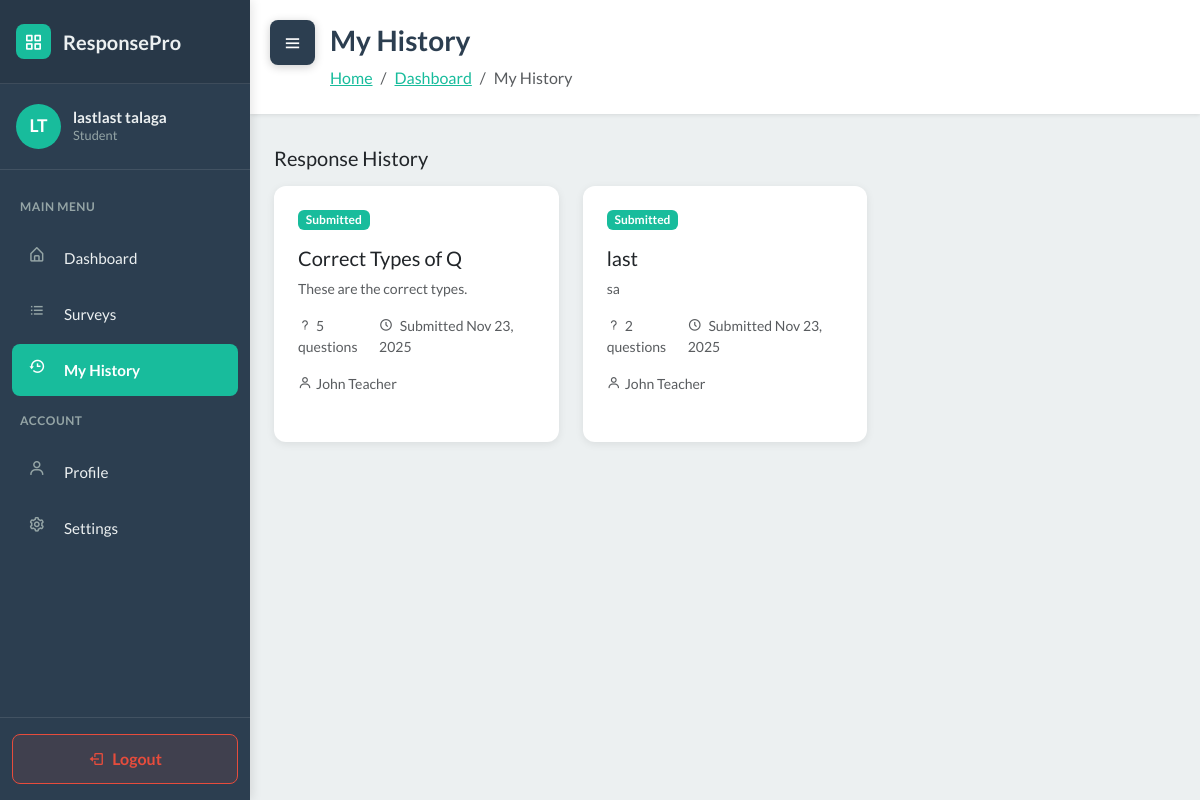
Page /student/surveys/history/ (signed in) on the earlier database version.
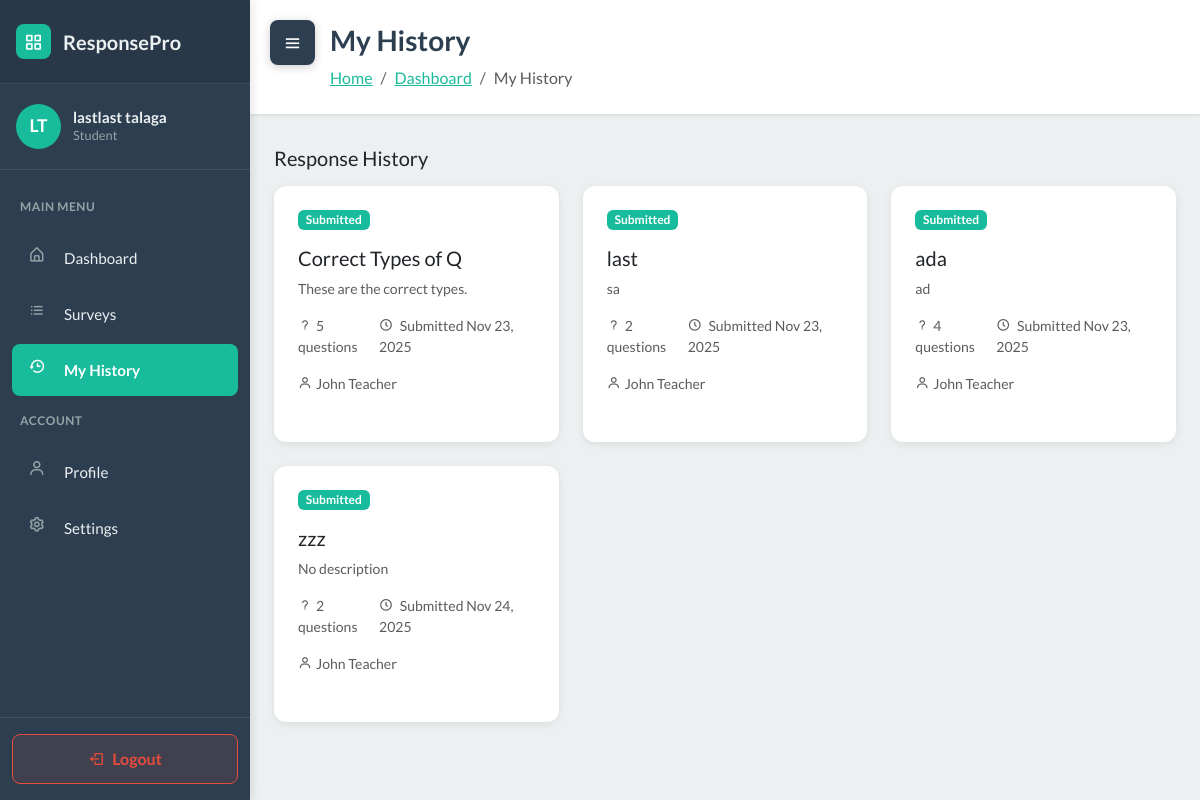
Same page on the later database version.
### WebSurvey/models.py (models this page shows, shortened)
class StudentResponse(models.Model):
    survey = models.ForeignKey(Survey, on_delete=models.CASCADE, related_name='responses')
    student = models.ForeignKey(User, on_delete=models.CASCADE, related_name='survey_responses')
    started_at = models.DateTimeField(auto_now_add=True)
    submitted_at = models.DateTimeField(null=True, blank=True)
    score = models.FloatField(null=True, blank=True)
    is_submitted = models.BooleanField(default=False)
    class Meta:
        unique_together = ['survey', 'student']

class Survey(models.Model):
    STATUS_CHOICES = [
        ('draft', 'Draft'),
        ('published', 'Published'),
        ('closed', 'Closed'),
    ]
    title = models.CharField(max_length=255)
    description = models.TextField(blank=True)
    teacher = models.ForeignKey(User, on_delete=models.CASCADE, related_name='surveys')
    sections = models.ManyToManyField(Section, blank=True, related_name='surveys')
    status = models.CharField(max_length=20, choices=STATUS_CHOICES, default='draft')
    total_points = models.IntegerField(default=0)
    time_limit = models.IntegerField(null=True, blank=True, help_text="Time limit in minutes")
    due_date = models.DateTimeField(null=True, blank=True)
    created_at = models.DateTimeField(auto_now_add=True)
    updated_at = models.DateTimeField(auto_now=True)
    class Meta:
        ordering = ['-created_at']

class User(AbstractUser):
    ROLE_CHOICES = [
        ('student', 'Student'),
        ('teacher', 'Teacher'),
    ]
    role = models.CharField('role', max_length=20, choices=ROLE_CHOICES, default='student')
    section = models.ForeignKey(Section, null=True, blank=True, on_delete=models.SET_NULL, related_name='students')

### WebSurvey/views.py (the view)
# urls.py: path('student/surveys/history/', views.student_history, name='student_history'),
@login_required
def student_history(request):
    if request.user.role != 'student':
        messages.error(request, 'Only students can access this page.')
        return redirect('dashboard')
    context = {'user': request.user}
    context.update(_get_student_survey_data(request.user))
    return render(request, 'student_history.html', context)

### WebSurvey/services.py (called while the page is built)
def auto_close_due_surveys():
    now = timezone.now()
    overdue_ids = []
    for survey in Survey.objects.filter(status='published', due_date__isnull=False):
        due = survey.due_date
        if due is None:
            continue
        if timezone.is_naive(due):
            due = timezone.make_aware(due, timezone.get_current_timezone())
        if due <= now:
            overdue_ids.append(survey.id)
    if overdue_ids:
        Survey.objects.filter(id__in=overdue_ids).update(status='closed')
    return now

### WebSurvey/templates/student_history.html (shortened to what the changed rows need)
<!DOCTYPE html>
{% load static %}
<html data-bs-theme="light" lang="en">
<head>
    <link rel="stylesheet" href="https://cdn.jsdelivr.net/npm/bootswatch@5.3.6/dist/flatly/bootstrap.min.css">
    <link rel="stylesheet" href="https://cdn.jsdelivr.net/npm/boxicons@latest/css/boxicons.min.css">
    <link rel="stylesheet" href="https://cdnjs.cloudflare.com/ajax/libs/font-awesome/4.7.0/css/font-awesome.min.css">
    <link rel="stylesheet" href="{% static 'css/dashboard-sidebar.css' %}">
    <link rel="stylesheet" href="{% static 'css/bss-overrides.css' %}">
</head>
<body>
    <main class="dashboard-content" id="mainContent">
        <div class="content-header">
            <h1>My History</h1>
        </div>
        <div class="container-fluid px-4 pb-5">
            {% if not student_section %}
            <div class="row">
                <div class="col-12">
                    <div class="dashboard-card text-center py-5">
                        <i class="bx bx-user-x" style="font-size: 4rem; opacity: 0.3;"></i>
                        <h5 class="mt-3 mb-2">No Section Assigned</h5>
                        <p class="text-muted mb-0">Please contact your teacher so you can be added to a section and view your history.</p>
                    </div>
                </div>
            </div>
            {% else %}
            <div class="row">
                {% for response in completed_responses %}
                <div class="col-md-6 col-lg-4 mb-4">
                    <a href="{% url 'student_view_response' response.id %}" style="text-decoration: none; color: inherit;">
                        <div class="dashboard-card h-100" style="cursor: pointer;">
                            <div class="d-flex justify-content-between align-items-start mb-3">
                                <span class="badge bg-success">Submitted</span>
                            </div>
                            <h5 class="mb-2">{{ response.survey.title }}</h5>
                            <p class="text-muted small mb-3">
                                {{ response.survey.description|truncatewords:15|default:"No description" }}
                            </p>
                            <div class="d-flex justify-content-between text-muted small mb-3">
                                <span><i class="bx bx-question-mark me-1"></i>{{ response.survey.questions.all|length }} questions</span>
                                <span>
                                    <i class="bx bx-time-five me-1"></i>
                                    Submitted {{ response.submitted_at|date:"M d, Y" }}
                                </span>
                            </div>
                            <div class="text-muted small">
                                <i class="bx bx-user me-1"></i>{{ response.survey.teacher.get_full_name|default:response.survey.teacher.username }}
                            </div>
                        </div>
                    </a>
                </div>
                {% endfor %}
            </div>
            {% endif %}
        </div>
    </main>
</body>
</html>

Differences in the rows shown:
added StudentResponse: survey "ada", survey.description "ad", survey.questions.all|length "4", submitted_at "Nov 23, 2025", survey.teacher.get_full_name "John Teacher"
added StudentResponse: survey "zzz", survey.description "No description", survey.questions.all|length "2", submitted_at "Nov 24, 2025", survey.teacher.get_full_name "John Teacher"
